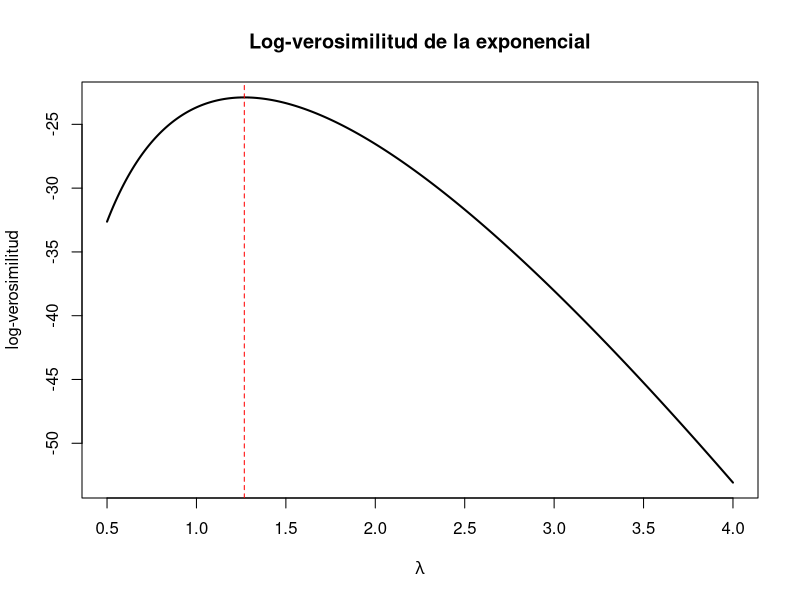

Recreate this plot in R.
################################################################################
# Inferencia Estadística · Estimación por máxima verosimilitud en R
# Aaron Mauricio Gómez Jiménez · Ayudantía, Facultad de Ciencias, UNAM
#
# 1. EMV de la exponencial: fórmula cerrada vs optimización numérica
# 2. Errores estándar con la información de Fisher observada (Hessiana)
# 3. Un caso sin fórmula cerrada: la gamma (dos parámetros)
# 4. Simulación: sesgo del EMV, cota de Cramér-Rao y cobertura del intervalo de Wald
################################################################################

set.seed(2026)

# ---- 1. Exponencial: f(x | lambda) = lambda * exp(-lambda * x) ---------------
n <- 30
lambda_real <- 2
x <- rexp(n, rate = lambda_real)

# Log-verosimilitud: l(lambda) = n log(lambda) - lambda * sum(x)
loglik_exp <- function(lambda, x) length(x) * log(lambda) - lambda * sum(x)

# Fórmula cerrada: derivar e igualar a cero da lambda_hat = 1 / media(x)
lambda_cerrada <- 1 / mean(x)

# Numérico: optim() minimiza, así que usamos menos la log-verosimilitud.
# Optimizamos en log(lambda) para no salir del espacio parametral (lambda > 0).
negll <- function(log_lambda, x) -loglik_exp(exp(log_lambda), x)
opt <- optim(par = 0, fn = negll, x = x, method = "BFGS", hessian = TRUE)
lambda_numerico <- exp(opt$par)

cat(sprintf("EMV cerrado: %.5f   EMV numérico: %.5f\n", lambda_cerrada, lambda_numerico))

# ---- 2. Error estándar: información de Fisher observada ----------------------
# La Hessiana de -l en log(lambda) da la varianza de log(lambda_hat); por el
# método delta, Var(lambda_hat) ~ lambda_hat^2 * Var(log lambda_hat).
se_log <- sqrt(1 / opt$hessian[1, 1])
se_lambda <- lambda_numerico * se_log
# Comparación con la teoría: I(lambda) = n / lambda^2, así que SE = lambda / sqrt(n)
cat(sprintf("SE numérico: %.5f   SE teórico (lambda_hat / sqrt(n)): %.5f\n",
            se_lambda, lambda_cerrada / sqrt(n)))

# Gráfica de la log-verosimilitud con el máximo
grid <- seq(0.5, 4, length.out = 300)
plot(grid, sapply(grid, loglik_exp, x = x), type = "l", lwd = 2,
     xlab = expression(lambda), ylab = "log-verosimilitud",
     main = "Log-verosimilitud de la exponencial")
abline(v = lambda_cerrada, lty = 2, col = "red")

# ---- 3. Gamma(alpha, beta): no hay fórmula cerrada para alpha ---------------
y <- rgamma(200, shape = 3, rate = 1.5)
negll_gamma <- function(theta, y) {
  alpha <- exp(theta[1]); beta <- exp(theta[2])           # ambos positivos
  -sum(dgamma(y, shape = alpha, rate = beta, log = TRUE))
}
opt_g <- optim(c(0, 0), negll_gamma, y = y, method = "BFGS", hessian = TRUE)
theta_hat <- exp(opt_g$par)
se_g <- theta_hat * sqrt(diag(solve(opt_g$hessian)))      # método delta
print(data.frame(parametro = c("alpha", "beta"), real = c(3, 1.5),
                 emv = round(theta_hat, 4), se = round(se_g, 4)))
# Comparación con un paquete: MASS::fitdistr(y, "gamma") debe dar lo mismo

# ---- 4. Simulación: ¿qué tan bueno es el EMV de la exponencial? -------------
# El EMV 1/media es sesgado: E[lambda_hat] = n lambda / (n - 1).
# La cota de Cramér-Rao para estimadores insesgados es lambda^2 / n.
simular <- function(n, lambda, B = 10000) {
  est <- replicate(B, 1 / mean(rexp(n, lambda)))
  se  <- est / sqrt(n)
  c(n = n,
    media_emv = mean(est),
    sesgo = mean(est) - lambda,
    sesgo_teorico = lambda / (n - 1),
    var_emv = var(est),
    cota_cr = lambda^2 / n,
    cobertura_wald = mean(abs(est - lambda) <= 1.96 * se))
}
resultados <- t(sapply(c(5, 10, 30, 100, 500), simular, lambda = lambda_real))
print(round(resultados, 4))
# Lectura: el sesgo coincide con lambda/(n-1) y desaparece cuando n crece;
# con n pequeña la varianza del EMV supera la cota de Cramér-Rao, y se acerca
# a ella cuando n crece (eficiencia asintótica). En este modelo la cobertura del
# intervalo de Wald queda cerca de 95% incluso con n = 5; ejercicio: repetir la
# simulación para otro parámetro (por ejemplo, la media 1/lambda) y comparar.
